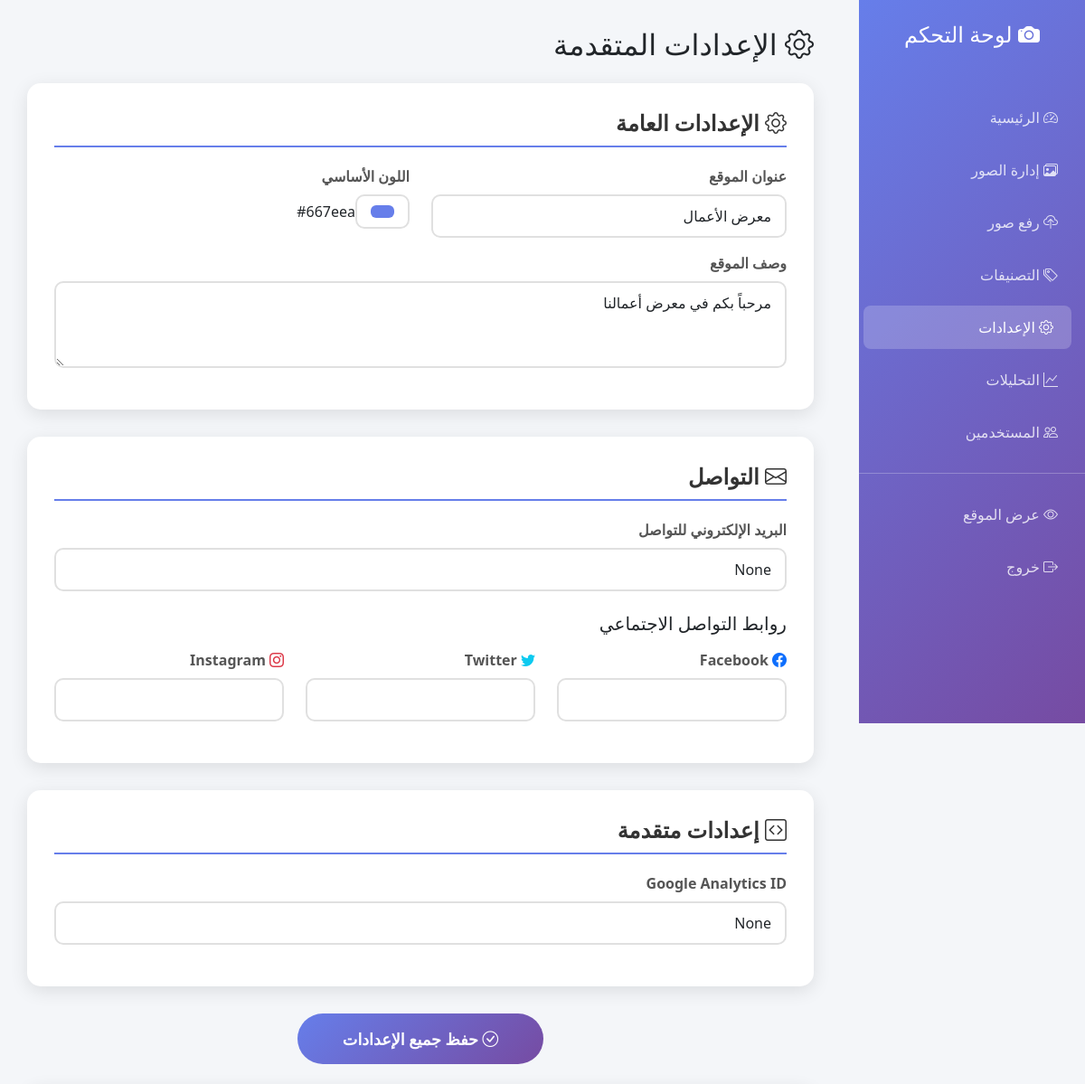
The page /admin/settings (signed in, upper part) on the database as committed earlier.
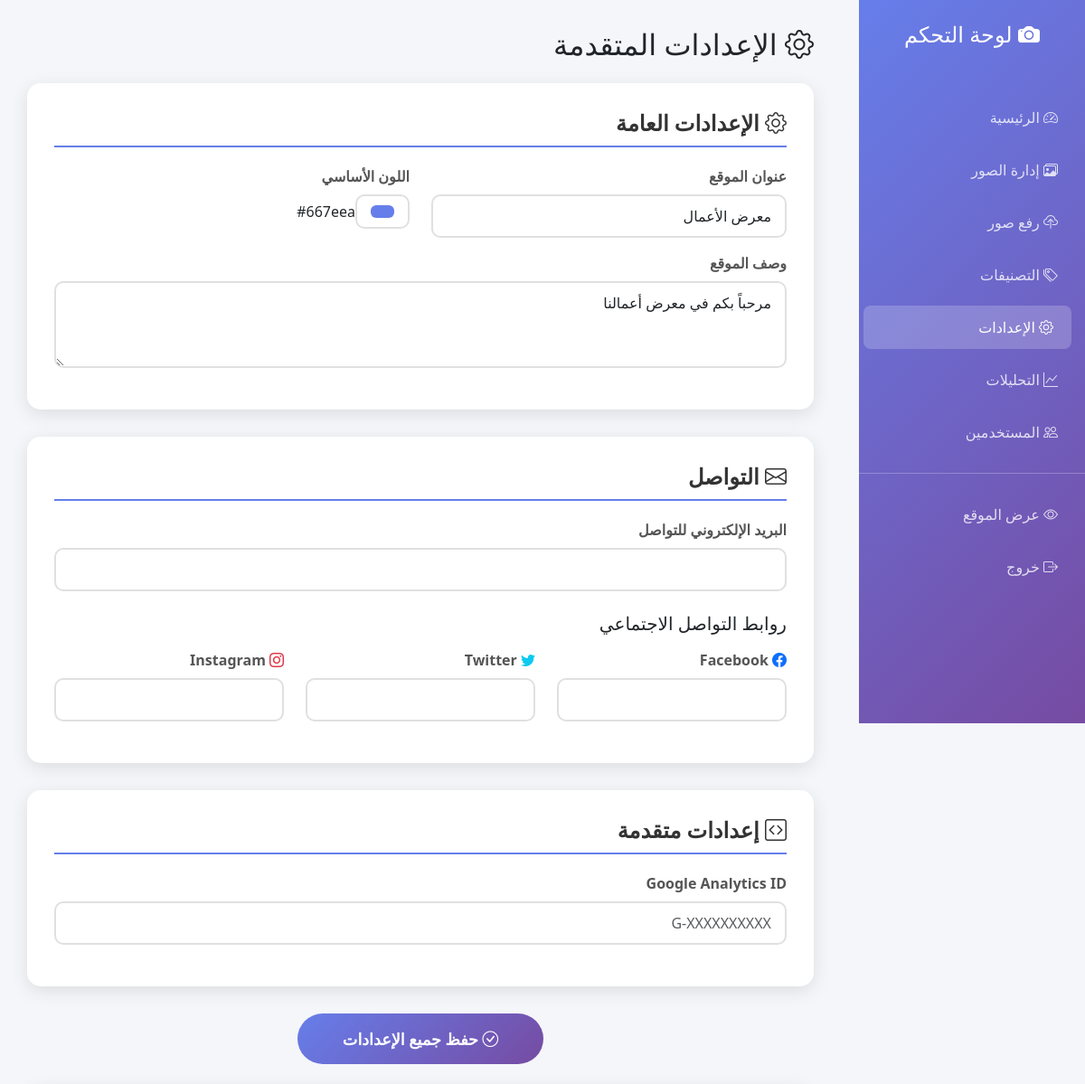
The same page on the database as committed later.
### app.py (models this page shows)
class SiteSettings(db.Model):
    id = db.Column(db.Integer, primary_key=True)
    site_title = db.Column(db.String(200), default='معرض الأعمال')
    site_description = db.Column(db.Text, default='مرحباً بكم في معرض أعمالنا')
    site_logo = db.Column(db.String(500))
    favicon = db.Column(db.String(500))
    contact_email = db.Column(db.String(200))
    social_links = db.Column(db.JSON)
    theme_color = db.Column(db.String(20), default='#667eea')
    qr_code_text = db.Column(db.Text)
    google_analytics_id = db.Column(db.String(50))
    updated_at = db.Column(db.DateTime, onupdate=datetime.utcnow)

### app.py (the view, shortened to what this page needs)
@app.route('/admin/settings', methods=['GET', 'POST'])
@login_required
def site_settings():
    settings = SiteSettings.query.first()
    if not settings:
        settings = SiteSettings()
        db.session.add(settings)
        db.session.commit()
    return render_template('settings_advanced.html', settings=settings)

### app.py (called while the page is built)
@login_manager.user_loader
def load_user(user_id):
    return User.query.get(int(user_id))

### templates/settings_advanced.html (shortened to what the changed rows need)
<!DOCTYPE html>
<html dir="rtl" lang="ar">
<head>
    <link href="https://cdn.jsdelivr.net/npm/bootstrap@5.3.0/dist/css/bootstrap.min.css" rel="stylesheet">
    <link rel="stylesheet" href="https://cdn.jsdelivr.net/npm/bootstrap-icons@1.11.0/font/bootstrap-icons.css">
</head>
<body>
    <div class="main-content">
        <h2 class="mb-4"><i class="bi bi-gear"></i> الإعدادات المتقدمة</h2>
        <form method="POST" action="{{ url_for('site_settings') }}">
            <div class="settings-card">
                <div class="row">
                    <div class="col-md-6 mb-3">
                        <label class="form-label">عنوان الموقع</label>
                        <input type="text" name="site_title" class="form-control" value="{{ settings.site_title }}" required>
                    </div>
                    <div class="col-md-6 mb-3">
                        <div class="d-flex align-items-center">
                            <input type="color" name="theme_color" class="form-control form-control-color" value="{{ settings.theme_color }}" style="width: 60px;">
                            <span class="ms-3">{{ settings.theme_color }}</span>
                        </div>
                    </div>
                </div>
                <div class="mb-3">
                    <label class="form-label">وصف الموقع</label>
                    <textarea name="site_description" class="form-control" rows="3">{{ settings.site_description }}</textarea>
                </div>
            </div>
            <div class="settings-card">
                <div class="mb-3">
                    <label class="form-label">البريد الإلكتروني للتواصل</label>
                    <input type="email" name="contact_email" class="form-control" value="{{ settings.contact_email }}">
                </div>
            </div>
            <div class="settings-card">
                <div class="mb-3">
                    <label class="form-label">Google Analytics ID</label>
                    <input type="text" name="google_analytics_id" class="form-control" value="{{ settings.google_analytics_id }}" placeholder="G-XXXXXXXXXX">
                </div>
            </div>
        </form>
    </div>
</body>
</html>

Rows that differ between the two databases and show on the page:
changed SiteSettings "#667eea": contact_email "None" → (not shown); google_analytics_id "None" → (not shown)
